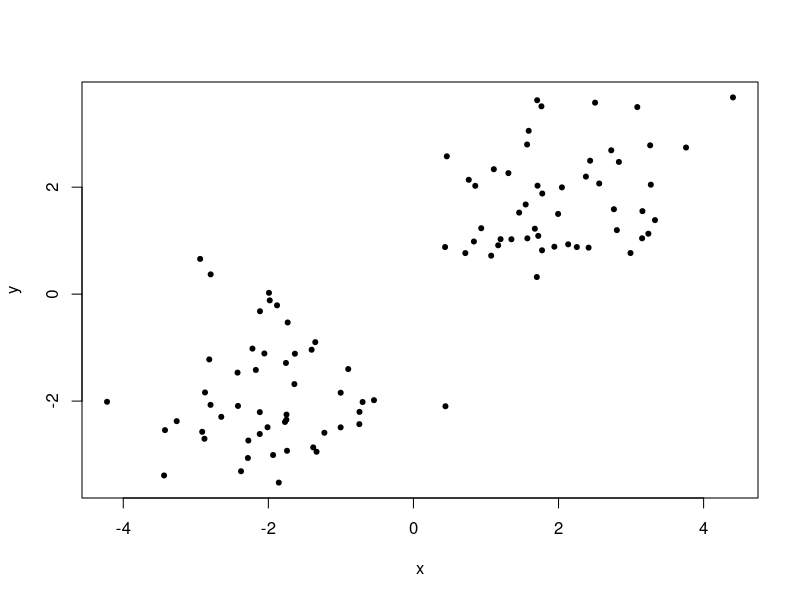
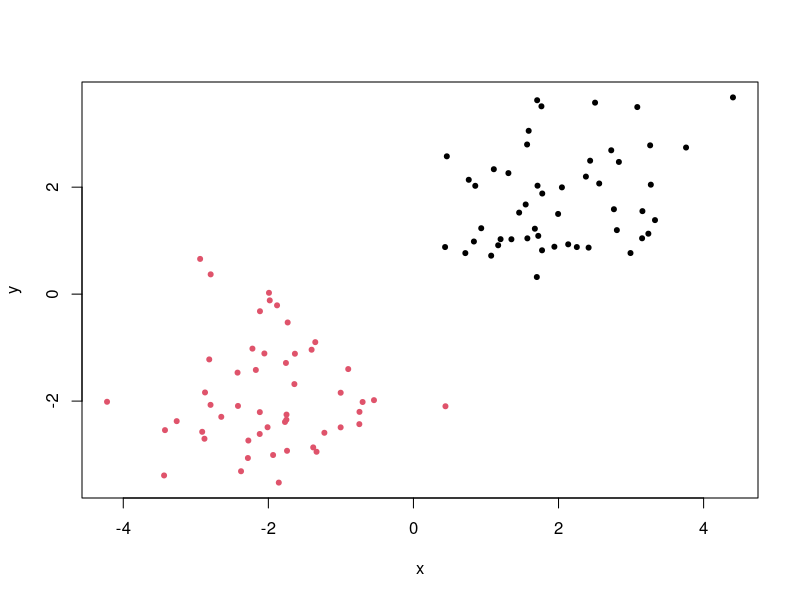

Reproduce these figures in R, in order.
## ---- chunk 1
setwd('C:/Users/Mr.Vyndictive/Dropbox/Machine Learning/Project 3/Data')
data = read.csv('ToyData.csv')
## ---- chunk 2
plot(y~x, data = data, pch = 20)
## ---- chunk 3
data = read.csv('ToyData.csv')
## ---- chunk 4
str(data)
## ---- chunk 5
head(data)
## ---- chunk 6
tail(data)
## ---- chunk 7
coordinates = data[c('x','y')]
## ---- chunk 8
set.seed(0)
model <- kmeans(coordinates, 2, nstart = 20)
## ---- chunk 9
model$cluster
## ---- chunk 10
plot(coordinates, col=model$cluster, pch = 20)
## ---- chunk 11
data$cluster <- model$cluster
xtabs(~type+cluster,data=data)
